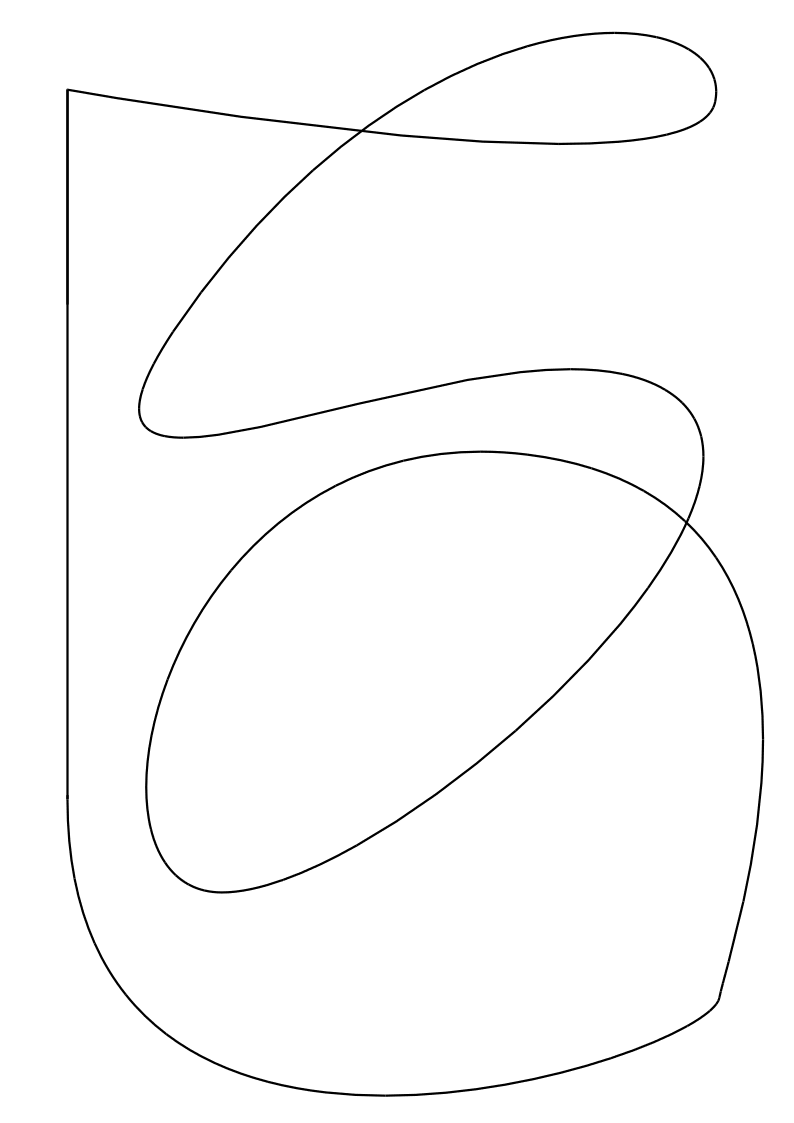
//> input picture line_follower/models/path/materials/path.png, 794 x 1123 px, given in place of the camera
$ ./ip_room   (built with g++ and OpenCV 4)
//> lines starting //> are read from the running program, lines starting //| are printed output that depends on the picture; after the words box and inside, x2 and y2 are one past the last pixel; in counts of white or black regions, pixels touching at a corner belong together
#include <opencv2/imgcodecs.hpp>
#include <opencv2/imgproc.hpp>
#include <opencv2/videoio.hpp>
#include <opencv2/highgui.hpp>
#include <opencv2/video.hpp>

using namespace std;
using namespace cv;

Ptr<BackgroundSubtractor> backSub = createBackgroundSubtractorMOG2();

int main(int argc, char** argv)
{
	Mat src, mask;
	vector<vector<Point> > cnts;

	VideoCapture cap(1);

	while(cap.isOpened())
	{
		cap >> src;
//> src is the input picture: 1123 rows x 794 cols, CV_8UC3; min 0, max 255, mean 251.3
		if (src.empty())
			break;
		resize(src, src, Size(512, 256));
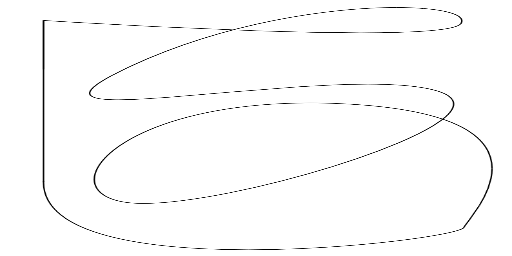
//> src: 256 rows x 512 cols, CV_8UC3; min 0, max 255, mean 251.2
		backSub->apply(src, mask);
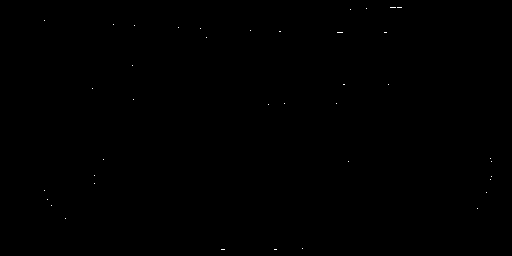
//> mask: 256 rows x 512 cols, CV_8UC1; values 127 (black) and 255 (white), 0.05% white in thin lines or dots, all inside (x1, y1, x2, y2) = (44, 7, 492, 250)
		GaussianBlur(mask, mask, Size(5, 5), 0);
//> mask: 256 rows x 512 cols, CV_8UC1; 0.81% of pixels changed, all inside (x1, y1, x2, y2) = (42, 5, 494, 252)

		erode(mask, mask, Mat(), Point(-1,-1), 4);
//> mask: 256 rows x 512 cols, CV_8UC1; every value is 127
		dilate(mask, mask, Mat(), Point(-1,-1), 1);
        	findContours(mask, cnts, RETR_EXTERNAL, CHAIN_APPROX_SIMPLE);
//> cnts = 1 contour; box (x1, y1, x2, y2) and area: (0, 0, 512, 256) 130305

		vector<Rect> boundRect( cnts.size() );
//> boundRect = 1 Rect (x, y, width, height): [0, 0, 0, 0]

		for (int i = 0; i < cnts.size(); i++)
		{
			// [5 lines of commented-out code are left out]
		}
//> this loop made 1 pass

		imshow("src", src);
		imshow("mask", mask);

		waitKey(10);
	}
}
